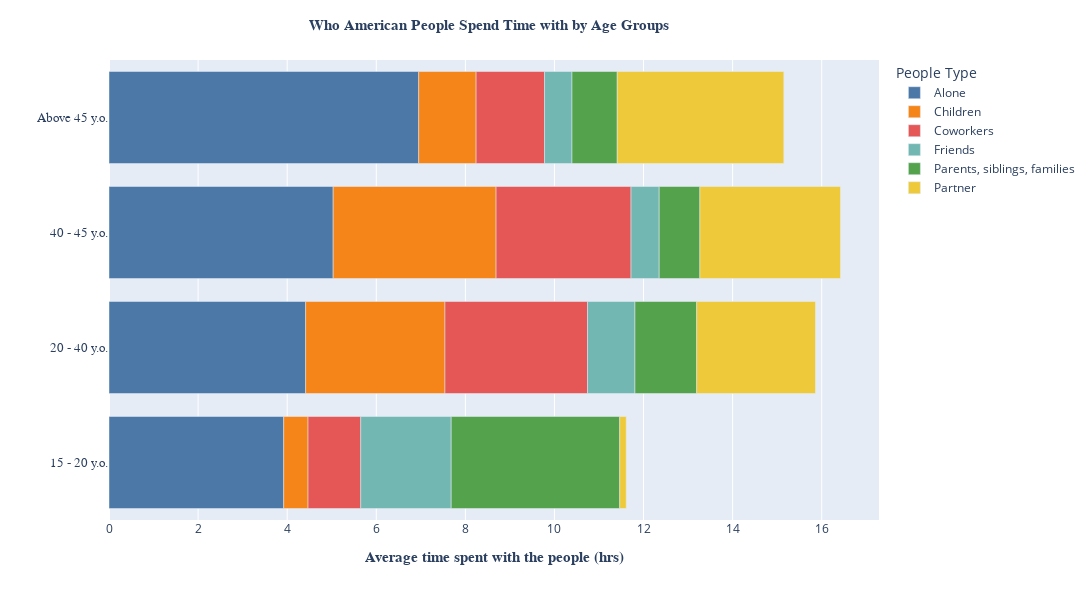

The cell this chart's notebook holds for it:
### Code cell
# Try stacked bar chart with Plotly: Plotly take in wide-format, not just long format
# print(df1_agegrp_long.head(20))

the_df = df1_agegrp_long.drop(['Entity','Code','Year','Time mins'], axis=1)
# print(the_df.head(50))

# first need to aggregate data
oh = the_df.groupby(['Age Group','People Type']).mean().reset_index()

fig = px.bar(oh, x='Time hrs', y='Age Group', color='People Type',
             color_discrete_sequence=px.colors.qualitative.T10,
             custom_data = ['People Type'])

fig.update_layout(
    width = 1100,
    height=600,
    xaxis_title={
        'text': '<b>Average time spent with the people (hrs)</b>',
        'font': {'size': 15, 'family': 'Arial'}
    },
    yaxis_title='',
    title={'text':'<b>Who American People Spend Time with by Age Groups </b>',
                'font':{'size': 15, 'family': 'Arial'}
    },
    yaxis={'tickfont':{'size': 13, 'family': 'Arial Black'}},  # to bold yaxis label, use 'font name'+ Black as family in tickfont dict
    title_x=0.45, #ceneter the title to the middle, title_x btw 0 and 1
) # to bold font, use <b> </b> like HTML)

fig.update_traces(
    hovertemplate = '<i>With <b>%{customdata[0]}</b></i>'+'<br><b>%{x:.2f} hrs</b><br><extra></extra>'
)
fig.show()

### Figure 1 — Plotly figure (JSON) as saved in the notebook; plotly's stock layout.template omitted (floating-point values rounded to 4 significant figures)
{"data": [{"alignmentgroup": "True", "customdata": [["Alone"], ["Alone"], ["Alone"], ["Alone"]], "hovertemplate": "<i>With <b>%{customdata[0]}</b></i><br><b>%{x:.2f} hrs</b><br><extra></extra>", "legendgroup": "Alone", "marker": {"color": "#4C78A8", "pattern": {"shape": ""}}, "name": "Alone", "offsetgroup": "Alone", "orientation": "h", "showlegend": true, "textposition": "auto", "type": "bar", "x": [3.922, 4.414, 5.033, 6.952], "xaxis": "x", "y": ["15 - 20 y.o.", "20 - 40 y.o.", "40 - 45 y.o.", "Above 45 y.o."], "yaxis": "y"}, {"alignmentgroup": "True", "customdata": [["Children"], ["Children"], ["Children"], ["Children"]], "hovertemplate": "<i>With <b>%{customdata[0]}</b></i><br><b>%{x:.2f} hrs</b><br><extra></extra>", "legendgroup": "Children", "marker": {"color": "#F58518", "pattern": {"shape": ""}}, "name": "Children", "offsetgroup": "Children", "orientation": "h", "showlegend": true, "textposition": "auto", "type": "bar", "x": [0.5462, 3.128, 3.657, 1.289], "xaxis": "x", "y": ["15 - 20 y.o.", "20 - 40 y.o.", "40 - 45 y.o.", "Above 45 y.o."], "yaxis": "y"}, {"alignmentgroup": "True", "customdata": [["Coworkers"], ["Coworkers"], ["Coworkers"], ["Coworkers"]], "hovertemplate": "<i>With <b>%{customdata[0]}</b></i><br><b>%{x:.2f} hrs</b><br><extra></extra>", "legendgroup": "Coworkers", "marker": {"color": "#E45756", "pattern": {"shape": ""}}, "name": "Coworkers", "offsetgroup": "Coworkers", "orientation": "h", "showlegend": true, "textposition": "auto", "type": "bar", "x": [1.184, 3.199, 3.03, 1.537], "xaxis": "x", "y": ["15 - 20 y.o.", "20 - 40 y.o.", "40 - 45 y.o.", "Above 45 y.o."], "yaxis": "y"}, {"alignmentgroup": "True", "customdata": [["Friends"], ["Friends"], ["Friends"], ["Friends"]], "hovertemplate": "<i>With <b>%{customdata[0]}</b></i><br><b>%{x:.2f} hrs</b><br><extra></extra>", "legendgroup": "Friends", "marker": {"color": "#72B7B2", "pattern": {"shape": ""}}, "name": "Friends", "offsetgroup": "Friends", "orientation": "h", "showlegend": true, "textposition": "auto", "type": "bar", "x": [2.03, 1.065, 0.6324, 0.6163], "xaxis": "x", "y": ["15 - 20 y.o.", "20 - 40 y.o.", "40 - 45 y.o.", "Above 45 y.o."], "yaxis": "y"}, {"alignmentgroup": "True", "customdata": [["Parents, siblings, families"], ["Parents, siblings, families"], ["Parents, siblings, families"], ["Parents, siblings, families"]], "hovertemplate": "<i>With <b>%{customdata[0]}</b></i><br><b>%{x:.2f} hrs</b><br><extra></extra>", "legendgroup": "Parents, siblings, families", "marker": {"color": "#54A24B", "pattern": {"shape": ""}}, "name": "Parents, siblings, families", "offsetgroup": "Parents, siblings, families", "orientation": "h", "showlegend": true, "textposition": "auto", "type": "bar", "x": [3.783, 1.386, 0.9126, 1.015], "xaxis": "x", "y": ["15 - 20 y.o.", "20 - 40 y.o.", "40 - 45 y.o.", "Above 45 y.o."], "yaxis": "y"}, {"alignmentgroup": "True", "customdata": [["Partner"], ["Partner"], ["Partner"], ["Partner"]], "hovertemplate": "<i>With <b>%{customdata[0]}</b></i><br><b>%{x:.2f} hrs</b><br><extra></extra>", "legendgroup": "Partner", "marker": {"color": "#EECA3B", "pattern": {"shape": ""}}, "name": "Partner", "offsetgroup": "Partner", "orientation": "h", "showlegend": true, "textposition": "auto", "type": "bar", "x": [0.146, 2.668, 3.157, 3.74], "xaxis": "x", "y": ["15 - 20 y.o.", "20 - 40 y.o.", "40 - 45 y.o.", "Above 45 y.o."], "yaxis": "y"}], "layout": {"barmode": "relative", "height": 600, "legend": {"title": {"text": "People Type"}, "tracegroupgap": 0}, "margin": {"t": 60}, "title": {"font": {"family": "Arial", "size": 15}, "text": "<b>Who American People Spend Time with by Age Groups </b>", "x": 0.45}, "width": 1100, "xaxis": {"anchor": "y", "domain": [0, 1], "title": {"font": {"family": "Arial", "size": 15}, "text": "<b>Average time spent with the people (hrs)</b>"}}, "yaxis": {"anchor": "x", "domain": [0, 1], "tickfont": {"family": "Arial Black", "size": 13}, "title": {"text": ""}}}}
